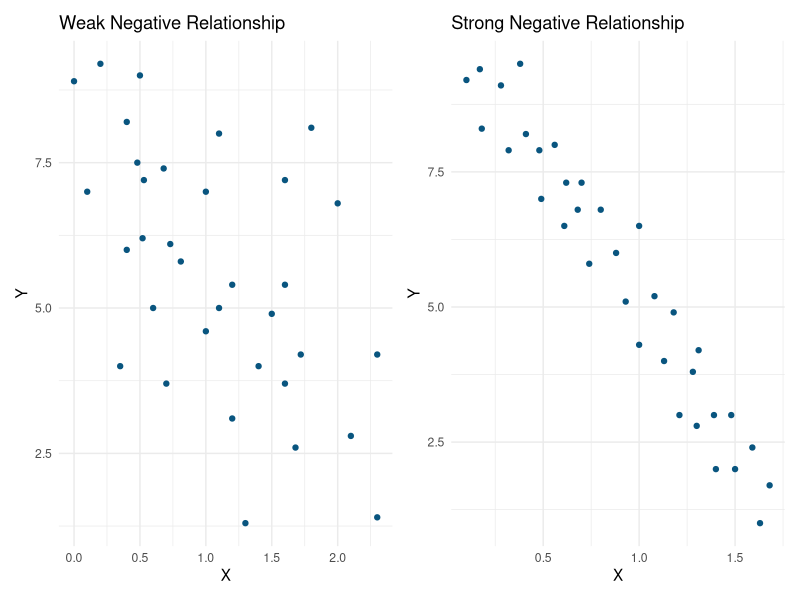
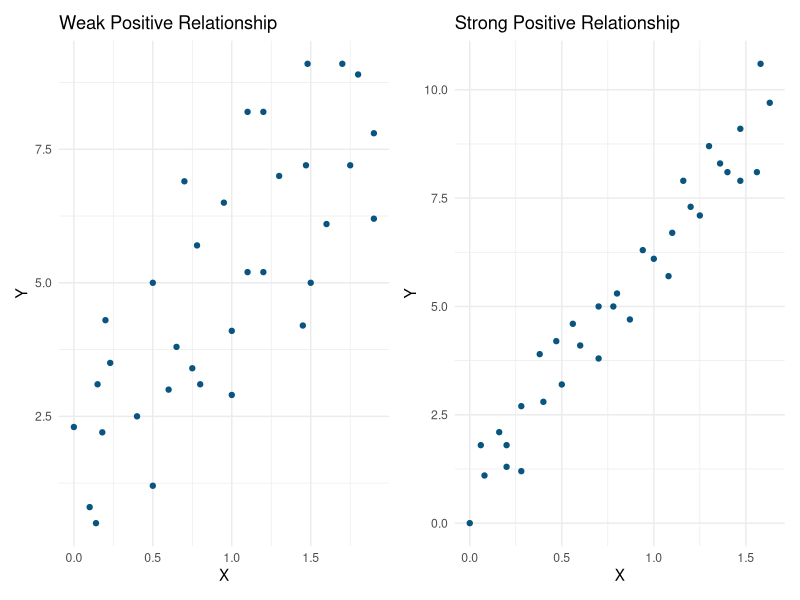
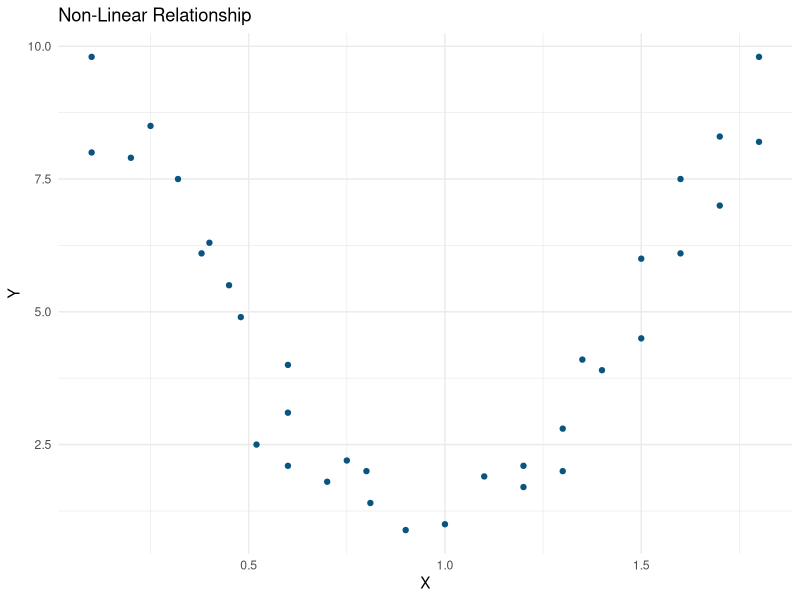

Here is the R script that generated these plots, in order:
## ---- chunk 1

library(tidyverse)
library(patchwork)

data = readxl::read_xlsx("./data/scatterplot_data.xlsx")

## ---- chunk 2

## Negative relationships

weak_neg = 
  data %>% 
  ggplot() + 
  geom_point(aes(x = x_neg_weak, y = y_neg_weak),
             color = "#09557f") +
  theme_minimal() +
  labs(
    x = "X",
    y = "Y",
    title = "Weak Negative Relationship"
  )

strong_neg = 
  data %>% 
  ggplot() + 
  geom_point(aes(x = x_neg_strong, y = y_neg_strong),
             color = "#09557f") +
  theme_minimal() +
  labs(
    x = "X",
    y = "Y",
    title = "Strong Negative Relationship"
  )

weak_neg + strong_neg

## Positive Relationships

weak_pos = 
  data %>% 
  ggplot() + 
  geom_point(aes(x = x_pos_weak, y = y_pos_weak),
             color = "#09557f") +
  theme_minimal() +
  labs(
    x = "X",
    y = "Y",
    title = "Weak Positive Relationship"
  )

strong_pos = 
  data %>% 
  ggplot() + 
  geom_point(aes(x = x_pos_strong, y = y_pos_strong),
             color = "#09557f") +
  theme_minimal() +
  labs(
    x = "X",
    y = "Y",
    title = "Strong Positive Relationship"
  )

weak_pos + strong_pos

## Non-linear

data %>% 
  ggplot() + 
  geom_point(aes(x = x_non_lin, y = y_non_lin),
             color = "#09557f") +
  theme_minimal() +
  labs(
    x = "X",
    y = "Y",
    title = "Non-Linear Relationship"
  )



## ---- chunk 3

cor.test(data$x_pos_weak, data$y_pos_weak, method = "pearson")

0.7798328^2

cor.test(data$x_pos_strong, data$y_pos_strong, method = "pearson")

0.9735973^2

## ---- chunk 4

weak = lm(y_pos_weak ~ x_pos_weak, data = data)

summary(weak)

strong = lm(y_pos_strong ~ x_pos_strong, data = data)

summary(strong)

